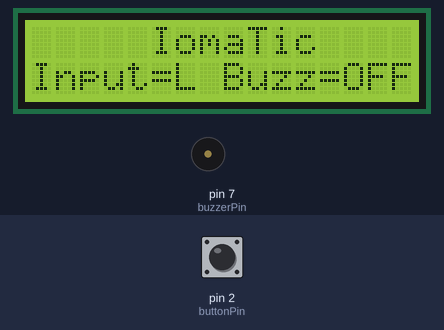
A sketch run on a simulated Arduino Uno, built with avr-gcc and run on an emulated ATmega328P. Parts: 16×2 character LCD, buzzer (waves = sounding, pin HIGH). Inputs (shaded band) come from the test bench; at power-on: pin 2 (buttonPin) HIGH.

Above: at 2.2 s.
2.3 s: pin 2 (buttonPin) pulled LOW for 0.15 s
At 2.37 s:
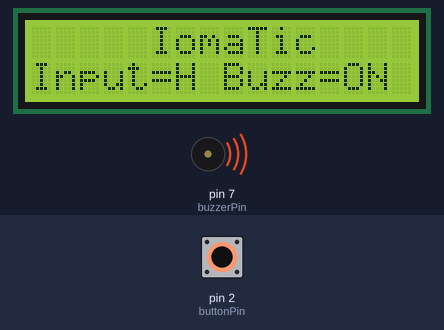
3.9 s: pin 2 (buttonPin) pulled LOW for 3.2 s
At 7.7 s:
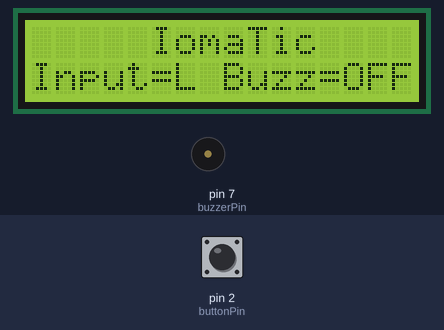
Timing chart, 0 to 9.2 s (numbered marks = the images above; inputs shaded):
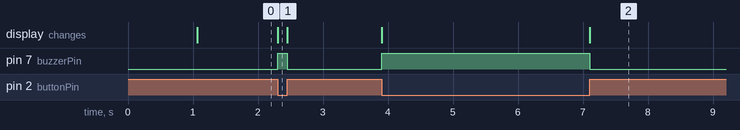

Measured:
- after the input at 2.3 s, pin 7 (buzzerPin): LOW → HIGH at once, → LOW 0.15 s later; the display: changes at once (image 1)
- after the input at 3.9 s, pin 7 (buzzerPin): LOW → HIGH at once, → LOW 3.2 s later; the display: first changes at once (image 2 shows a later state)

The sketch:

_02.Digital_Read_Write.ino
```cpp
#include <LiquidCrystal.h>                // include the library code:

LiquidCrystal lcd(14, 15, 8, 9, 10, 11);  // initialize the library with the numbers of the interface pins

// variables will change:
int buttonState = 0;

const int buttonPin = 2;     // the number of the pushbutton pin
const int buzzerPin =  7;      // the number of the LED pin

void setup()
{
    pinMode(buzzerPin,OUTPUT);                    //Set pin number 4 as digital out where relay 1 is connected
    pinMode(buttonPin,INPUT_PULLUP);                     //Set pin number 5 as digital out where relay 2 is connected

    lcd.begin(16, 2);                     //Initialize the LCD in 16x2 mode
    delay(1000);
    lcd.setCursor(0,0);                   //Set cursor at first character/coloumn of first line/row
    lcd.print("     IomaTic        ");    //Print the message as metioned cursor location
}

void loop()
{

    // read the state of the pushbutton value:
    buttonState = digitalRead(buttonPin);

    if(buttonState==LOW)
    {
      lcd.setCursor(0,1);
      lcd.print("Input=H Buzz=ON ");
      digitalWrite(buzzerPin, HIGH);                //Write digital HIGH on pin 4 i.e. generating 5v at pin 4 where relay 1 is connected
    }
    else
    {
      lcd.setCursor(0,1);
      lcd.print("Input=L Buzz=OFF");
      digitalWrite(buzzerPin, LOW);                 //Write digital HIGH on pin 4 i.e. generating 5v at pin 4 where relay 1 is connected
    }


}
```
